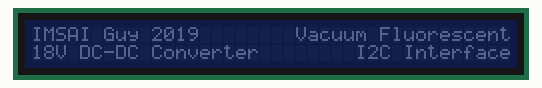
Bench run of a sketch on a simulated Arduino Uno, built with avr-gcc and run on an emulated ATmega328P. On the bench: 40×2 character LCD.

Above: at 0.2 s.
At 4.3 s:
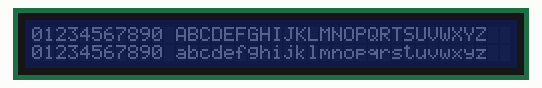
At 17.0 s:
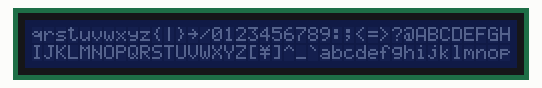
At 24.5 s:
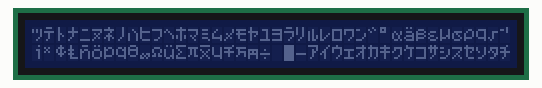
At 36.8 s:
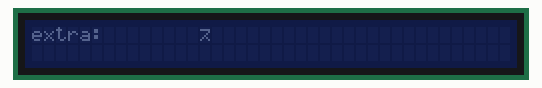

Measured:
- what the display in image 1 shows lasts 4.0 s, from 4.2 s to 8.2 s
- what the display in image 3 shows lasts 4.1 s, from 24.5 s to 28.6 s

The sketch:

vacuumtest2.ino
```cpp
// Vacuum Flourescent Display
// Imsai Guy 2019


#include <Wire.h>
#include <LiquidCrystal_PCF8574.h>
int wait = 4000;

LiquidCrystal_PCF8574 lcd(0x27);  // set the LCD address to 0x27 for a 16 chars and 2 line display

void setup()
{
    lcd.begin(40, 2); // initialize the lcd
    lcd.home();
    lcd.clear();
}

void loop(){
    lcd.clear();
    lcd.setCursor(0, 0);
    lcd.print(F("IMSAI Guy 2019        Vacuum Fluorescent"));
    lcd.setCursor(0, 1);
    lcd.print(F("18V DC-DC Converter        I2C Interface"));
    delay(wait);

    lcd.clear();
    lcd.setCursor(0, 0);
    lcd.print(F("01234567890 ABCDEFGHIJKLMNOPQRTSUVWXYZ"));
    lcd.setCursor(0, 1);
    lcd.print(F("01234567890 abcdefghijklmnopqrstuvwxyz"));
    delay(wait);

      lcd.clear();
      lcd.print("extra: ");
      lcd.print(char(-127)); //delta
      lcd.print(char(-126)); //theta
      lcd.print(char(-122)); //sigma
      lcd.print(char(-121)); //phi
      lcd.print(char(-120)); //syi
      lcd.print(char(-119)); //ohm
      lcd.print(char(-112)); //mu
      lcd.print(char(-67));  //naught
      delay(wait);

    lcd.clear();
    for(char c=33;c<127;c++){
      lcd.print(c);
      delay(50);
      }
      delay(1000);
    for(char c=-128;c<0;c++){
      lcd.print(c);
      delay(50);
      }
    delay(wait);


}
```
